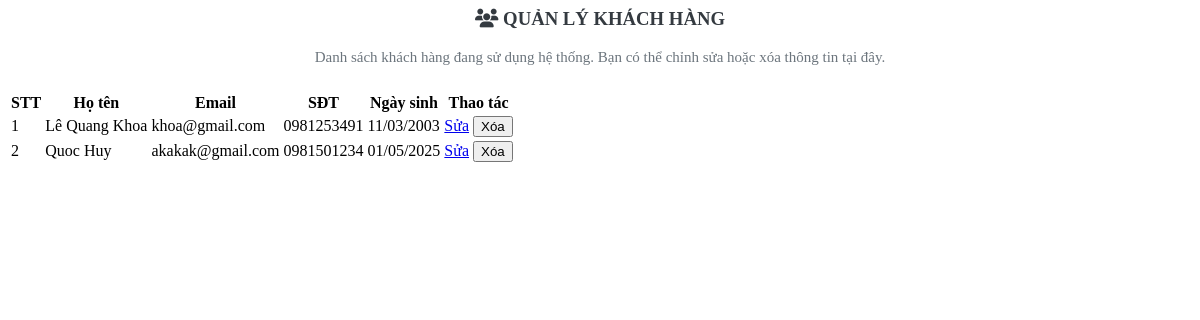
The page /page/khachhang/index.php on the database its author committed.
### tables this page shows
CREATE TABLE `khachhang` (
  `idkh` int(11) NOT NULL auto_increment,
  `hodem` varchar(100) NOT NULL,
  `ten` varchar(100) NOT NULL,
  `sdt` varchar(15) NOT NULL,
  `matkhau` varchar(100) NOT NULL,
  `email` varchar(100) NOT NULL,
  `ngaysinh` date NOT NULL,
  `diachi` varchar(200) NOT NULL,
  PRIMARY KEY  (`idkh`),
  UNIQUE KEY `sdt` (`sdt`)
);

### class/classdb.php (called while the page is built, shortened)
<?php
    class database{
        private function ketnoi(){
            $conn=new mysqli("localhost","root","","cinema");
            if($conn->connect_error){
                echo "Kết nối thất bại!";
                exit();
            }
            else{
                $conn->set_charset("utf8");
                return $conn;
            }
        }
        public function xuatdulieu($sql){
            $link=$this->ketnoi();
            $arr=array();
            $result=$link->query($sql);
            if($result->num_rows){
                while($row=$result->fetch_assoc())
                $arr[]=$row;
            return $arr;
            }
            else{
                return 0;
            }
        }
    }
?>

### class/classxuly.php (called while the page is built, shortened)
<?php
    class xuly extends database{
        public function danhsachkhachhang($id =''){
            if($id){
                $sql="select * from khachhang where idkh='$id'";
            }else{
                $sql="select * from khachhang";
            }
            return $this->xuatdulieu($sql);
        }
    }
?>

### page/khachhang/index.php (the view, shortened to what this page needs)
<?php
include("class/classxuly.php");
$obj = new xuly();
?>
<section class="pt-4 pb-4">
  <div class="container mt-5">
    <h3><i class="fas fa-users"></i> QUẢN LÝ KHÁCH HÀNG</h3>
    <p class="subtitle">Danh sách khách hàng đang sử dụng hệ thống. Bạn có thể chỉnh sửa hoặc xóa thông tin tại đây.</p>
    <?php
    $dsKH = $obj->danhsachkhachhang();
    if ($dsKH) {
      echo '<form method="post" action="">
              <div class="table-responsive">
              <table class="table table-bordered table-hover table-striped">
              <thead class="thead-light">
                <tr class="text-center">
                  <th>STT</th>
                  <th>Họ tên</th>
                  <th>Email</th>
                  <th>SĐT</th>
                  <th>Ngày sinh</th>
                  <th>Thao tác</th>
                </tr>
              </thead>
              <tbody>';
      for ($i = 0; $i < count($dsKH); $i++) {
        echo '<tr>
                <td class="text-center">' . ($i + 1) . '</td>
                <td>' . htmlspecialchars($dsKH[$i]['hodem'] . ' ' . $dsKH[$i]['ten']) . '</td>
                <td>' . htmlspecialchars($dsKH[$i]['email']) . '</td>
                <td class="text-center">' . htmlspecialchars($dsKH[$i]['sdt']) . '</td>
                <td class="text-center">' . date("d/m/Y", strtotime($dsKH[$i]['ngaysinh'])) . '</td>
                <td class="text-center">
                  <a href="index.php?page=suakhachhang&cate='.$dsKH[$i]['idkh'].'" class="btn btn-warning btn-sm">Sửa</a>
                  <button type="submit" name="btnXoa" value="' . $dsKH[$i]['idkh'] . '" class="btn btn-danger btn-sm" onclick="return confirm(\'Bạn có chắc chắn muốn xóa khách hàng này?\');">
                    Xóa
                  </button>
                </td>
              </tr>';
      }
      echo '</tbody></table></div></form>';
    } else {
      echo '<div class="alert alert-warning text-center">Hiện chưa có khách hàng nào trong hệ thống.</div>';
    }
    ?>
  </div>
</section>
<link rel="stylesheet" href="https://cdnjs.cloudflare.com/ajax/libs/font-awesome/6.4.0/css/all.min.css">

### page/khachhang/index.php (style rules this page uses)
h3 { text-align: center; color: #343a40; font-weight: bold; }
.subtitle { text-align: center; font-size: 15px; color: #6c757d; margin-bottom: 25px; }
.table-responsive { overflow-x: auto; }

### rows shown on the page
khachhang: hodem+ten "Lê Quang Khoa", email "khoa@gmail.com", sdt "0981253491", ngaysinh "11/03/2003"
khachhang: hodem+ten "Quoc Huy", email "akakak@gmail.com", sdt "0981501234", ngaysinh "01/05/2025", $dsKH[$i]['idkh'] 3 (drawn)
